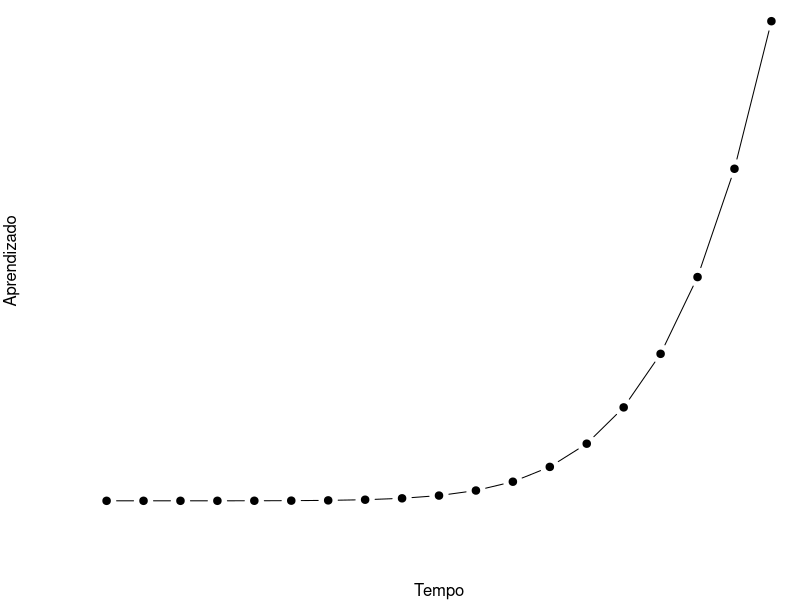

Write R code to recreate this figure.
## ---- chunk 1
par(mar = c(4, 4, .1, .1))
plot(pressure, type = 'b', pch = 19, xlab = "Tempo", ylab = "Aprendizado", axes = FALSE)
